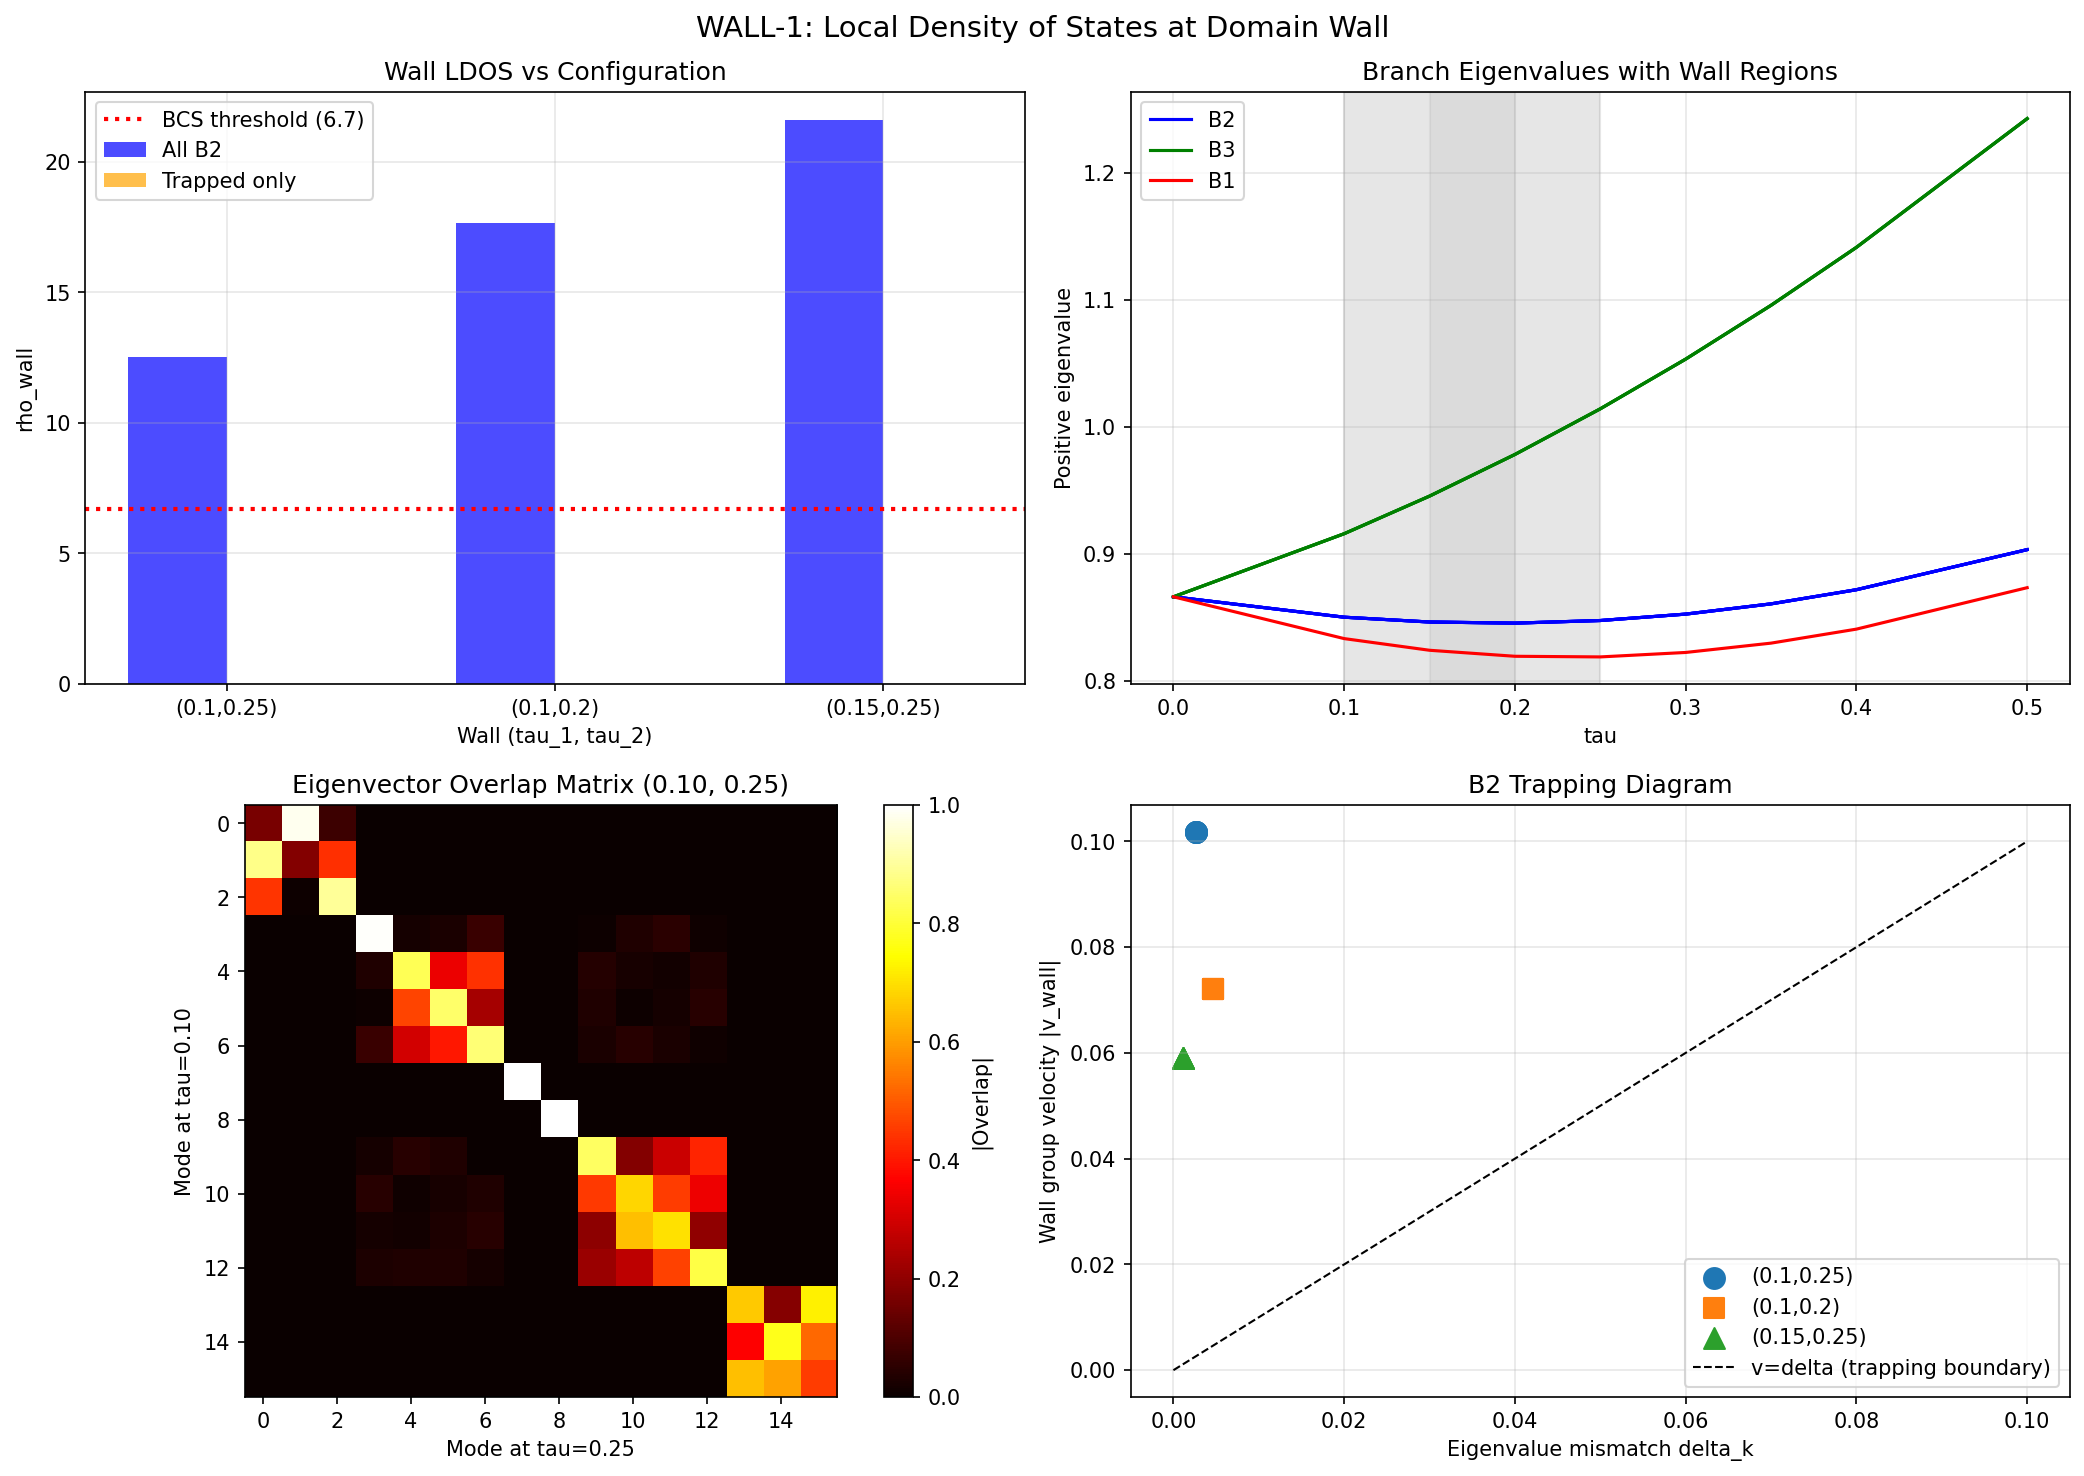

Reproduce this figure in Python.
#!/usr/bin/env python3
"""
Session 32b Task #2: WALL-1 -- Local Density of States at Domain Wall

Computes the local density of states (LDOS) at a model domain wall where
tau changes from tau_1 to tau_2 across a boundary. The B2 flat-band quartet
(bandwidth W = 0.058, group velocity v ~ 0.02) kinematically traps at such
boundaries. The computation projects B2 eigenvectors onto the boundary and
counts accumulated spectral weight.

Method:
    For a step domain wall tau(x) = tau_1 (x<0), tau_2 (x>0):
    1. Load singlet eigenvalues/eigenvectors at tau_1 and tau_2
    2. Identify B2 modes from 32a branch classification
    3. Compute eigenvalue mismatch delta_k = |lambda_k(tau_1) - lambda_k(tau_2)|
    4. Compute eigenvector overlap <psi_k(tau_1)|psi_k(tau_2)> (mode continuity)
    5. Group velocity at wall: v_k = average of v_k(tau_1) and v_k(tau_2)
    6. Trapping criterion: modes with |v_k| < delta_k are kinematically trapped
    7. rho_wall = sum_{trapped} 1/(pi * |v_k|) (van Hove LDOS enhancement)
    8. CdGM prediction: discrete spectrum with spacing delta_E ~ Delta^2/E_F

Gate W-32b: PASS if rho_wall > 6.7, FAIL if < 6.7.

Author: sim (phonon-exflation-sim)
Date: 2026-03-03
"""

import numpy as np
import matplotlib
matplotlib.use('Agg')
import matplotlib.pyplot as plt
from pathlib import Path

# ============================================================
# Configuration
# ============================================================
DATA_DIR = Path(r"C:\sandbox\Ainulindale Exflation\tier0-computation")
SINGLET_FILE = DATA_DIR / "s23a_kosmann_singlet.npz"
UMKLAPP_FILE = DATA_DIR / "s32a_umklapp_vertex.npz"
OUTPUT_NPZ = DATA_DIR / "s32b_wall_dos.npz"
OUTPUT_PNG = DATA_DIR / "s32b_wall_dos.png"

# Gate threshold
RHO_CRIT = 6.7

# Domain wall configurations to test
WALL_CONFIGS = [
    (0.10, 0.25),  # Wide wall straddling gradient-balance
    (0.10, 0.20),  # Asymmetric, below dump point
    (0.15, 0.25),  # Narrow wall centered on dump point
]

# ============================================================
# Module 1: Data Loading
# ============================================================
def load_data():
    """Load singlet data and branch classification."""
    d = np.load(SINGLET_FILE, allow_pickle=True)
    tau_values = d['tau_values']
    n_tau = len(tau_values)

    eigenvalues = {}
    eigenvectors = {}
    for i in range(n_tau):
        tau = float(tau_values[i])
        eigenvalues[tau] = d[f'eigenvalues_{i}']
        eigenvectors[tau] = d[f'eigenvectors_{i}']

    # Branch classification
    umk = np.load(UMKLAPP_FILE, allow_pickle=True)
    branch_labels = umk['branch_labels']  # shape (8,)
    v_B2 = umk['v_B2']  # shape (9,), group velocities for B2 mean
    B2_evals = umk['B2_evals']  # shape (9, 4)

    return tau_values, eigenvalues, eigenvectors, branch_labels, v_B2, B2_evals


# ============================================================
# Module 2: Branch-Resolved Quantities
# ============================================================
def get_branch_indices(branch_labels):
    """Return indices for B1, B2, B3 within the positive 8 eigenvalues.

    Returns indices into the positive-eigenvalue half (indices 8..15 of
    the full 16-eigenvalue array).
    """
    B1_idx = [i for i, b in enumerate(branch_labels) if b == 'B1']
    B2_idx = [i for i, b in enumerate(branch_labels) if b == 'B2']
    B3_idx = [i for i, b in enumerate(branch_labels) if b == 'B3']
    return B1_idx, B2_idx, B3_idx


def get_eigenvalues_by_branch(eigenvalues_16, branch_labels):
    """Extract eigenvalues by branch from the full 16 eigenvalues.

    Positive eigenvalues are indices 8..15 (sorted ascending).
    """
    pos_evals = eigenvalues_16[8:]
    B1_idx, B2_idx, B3_idx = get_branch_indices(branch_labels)
    return {
        'B1': pos_evals[B1_idx],
        'B2': pos_evals[B2_idx],
        'B3': pos_evals[B3_idx],
    }


# ============================================================
# Module 3: Domain Wall LDOS Computation
# ============================================================
def compute_wall_ldos(tau_1, tau_2, eigenvalues, eigenvectors, tau_values,
                      branch_labels, v_B2_array):
    """Compute the LDOS at a step domain wall from tau_1 to tau_2.

    Parameters
    ----------
    tau_1, tau_2 : float
        Tau values on either side of the wall.
    eigenvalues : dict
        Eigenvalues keyed by tau.
    eigenvectors : dict
        Eigenvectors keyed by tau.
    tau_values : ndarray
        All tau values.
    branch_labels : ndarray
        Branch labels for the 8 positive modes.
    v_B2_array : ndarray
        B2 group velocities at each tau.

    Returns
    -------
    result : dict
        Wall LDOS results including rho_wall, trapped modes, etc.
    """
    evals_1 = eigenvalues[tau_1]
    evals_2 = eigenvalues[tau_2]
    evecs_1 = eigenvectors[tau_1]
    evecs_2 = eigenvectors[tau_2]

    # Get branch-resolved eigenvalues
    branches_1 = get_eigenvalues_by_branch(evals_1, branch_labels)
    branches_2 = get_eigenvalues_by_branch(evals_2, branch_labels)

    B1_idx, B2_idx, B3_idx = get_branch_indices(branch_labels)

    # Tau indices for group velocity lookup
    tau_list = list(tau_values)
    idx_1 = tau_list.index(tau_1)
    idx_2 = tau_list.index(tau_2)

    results = {}

    # ---- B2 modes (the primary interest) ----
    n_B2 = len(B2_idx)
    B2_results = []

    for i, b2_i in enumerate(B2_idx):
        # Eigenvalue mismatch
        lam_1 = branches_1['B2'][i]
        lam_2 = branches_2['B2'][i]
        delta_k = abs(lam_1 - lam_2)

        # Group velocity at wall (average of both sides)
        # v_B2_array has shape (9,) -- the B2 mean group velocity at each tau
        # For individual B2 modes, use finite differences from the eigenvalue data
        # All 4 B2 modes have the same eigenvalue (4-fold degeneracy), so same v
        v_1 = v_B2_array[idx_1]
        v_2 = v_B2_array[idx_2]
        v_wall = (abs(v_1) + abs(v_2)) / 2.0

        # Eigenvector overlap between tau_1 and tau_2
        # For B2 modes, we need eigenvector indices 8+b2_i in the full 16-vector
        psi_1 = evecs_1[:, 8 + b2_i]
        psi_2 = evecs_2[:, 8 + b2_i]
        overlap = abs(np.dot(psi_1.conj(), psi_2))

        # Trapping criterion: mode is trapped if |v_k| < delta_k
        # (kinematic: the eigenvalue step exceeds the mode's ability to propagate)
        is_trapped = abs(v_wall) < delta_k

        # Van Hove LDOS contribution from this mode
        if v_wall > 1e-10:
            rho_contribution = 1.0 / (np.pi * v_wall)
        else:
            rho_contribution = 1.0 / (np.pi * 1e-10)  # Regularized

        B2_results.append({
            'mode_idx': b2_i,
            'lambda_1': lam_1,
            'lambda_2': lam_2,
            'delta_k': delta_k,
            'v_wall': v_wall,
            'v_1': v_1,
            'v_2': v_2,
            'overlap': overlap,
            'is_trapped': is_trapped,
            'rho_contribution': rho_contribution if is_trapped else 0.0,
            'rho_van_hove': rho_contribution,  # unconditional
        })

    # Total wall LDOS from trapped B2 modes
    rho_wall_trapped = sum(r['rho_contribution'] for r in B2_results)
    n_trapped = sum(1 for r in B2_results if r['is_trapped'])

    # Alternative: unconditional van Hove (all B2 modes contribute)
    rho_wall_all_B2 = sum(r['rho_van_hove'] for r in B2_results)

    # ---- B1 and B3 modes (for completeness) ----
    B1_delta = abs(branches_1['B1'][0] - branches_2['B1'][0])
    B3_delta = np.mean(np.abs(branches_1['B3'] - branches_2['B3']))

    # B1 group velocity
    if idx_1 > 0 and idx_1 < len(tau_values) - 1:
        # Use eigenvalue data directly
        evals_prev = eigenvalues[float(tau_values[idx_1 - 1])]
        evals_next = eigenvalues[float(tau_values[idx_1 + 1])]
        dt = (tau_values[idx_1 + 1] - tau_values[idx_1 - 1]) / 2.0
        v_B1_1 = abs((evals_next[8 + B1_idx[0]] - evals_prev[8 + B1_idx[0]]) / (2 * dt))
    else:
        v_B1_1 = 0.1  # fallback
    if idx_2 > 0 and idx_2 < len(tau_values) - 1:
        evals_prev = eigenvalues[float(tau_values[idx_2 - 1])]
        evals_next = eigenvalues[float(tau_values[idx_2 + 1])]
        dt = (tau_values[idx_2 + 1] - tau_values[idx_2 - 1]) / 2.0
        v_B1_2 = abs((evals_next[8 + B1_idx[0]] - evals_prev[8 + B1_idx[0]]) / (2 * dt))
    else:
        v_B1_2 = 0.1
    v_B1_wall = (v_B1_1 + v_B1_2) / 2.0

    # B3 group velocity (use umklapp data)
    umk = np.load(UMKLAPP_FILE, allow_pickle=True)
    v_B3_arr = umk['v_B3']  # shape (9,)
    v_B3_1 = abs(v_B3_arr[idx_1])
    v_B3_2 = abs(v_B3_arr[idx_2])
    v_B3_wall = (v_B3_1 + v_B3_2) / 2.0

    # ---- Jackiw-Rebbi bound state analysis ----
    # For a 1D Dirac equation with mass m(x) that changes sign:
    # psi ~ exp(-integral |m(x)| dx) at the wall
    # Bound state energy: E_bound = 0 (zero mode) for sign-changing mass
    # For mass that doesn't change sign but has a step:
    # Quasi-bound states with E ~ Delta^2 / E_F (CdGM formula)

    # The B2 eigenvalue is the "mass" of the 1D Dirac equation
    # at tau_1: m = lambda_B2(tau_1), at tau_2: m = lambda_B2(tau_2)
    # Both positive (no sign change) => no Jackiw-Rebbi zero mode
    # but quasi-bound states exist

    # CdGM spacing: delta_E ~ Delta^2 / E_F
    # where Delta = spectral gap = lambda_min ~ 0.822, E_F = lambda_B2 ~ 0.845
    Delta = min(abs(evals_1[7]), abs(evals_1[8]))  # gap edge at tau_1
    E_F = abs(branches_1['B2'][0])  # B2 eigenvalue
    delta_E_CdGM = Delta**2 / E_F

    # Number of discrete bound states below bulk gap
    # Estimated from delta_k / delta_E_CdGM
    n_bound_est = int(np.ceil(np.mean([r['delta_k'] for r in B2_results]) / delta_E_CdGM))

    results = {
        'tau_1': tau_1,
        'tau_2': tau_2,
        'B2_results': B2_results,
        'rho_wall_trapped': rho_wall_trapped,
        'rho_wall_all_B2': rho_wall_all_B2,
        'n_trapped': n_trapped,
        'n_B2': n_B2,
        'B1_delta': B1_delta,
        'B3_delta': B3_delta,
        'v_B1_wall': v_B1_wall,
        'v_B3_wall': v_B3_wall,
        'Delta': Delta,
        'E_F': E_F,
        'delta_E_CdGM': delta_E_CdGM,
        'n_bound_est': n_bound_est,
    }

    return results


# ============================================================
# Module 4: Eigenvector-Projected Wall Analysis
# ============================================================
def compute_wall_projection(tau_1, tau_2, eigenvalues, eigenvectors, branch_labels):
    """Project all singlet eigenvectors onto the wall boundary.

    For each mode k, compute:
    - The overlap matrix O_kl = <psi_k(tau_1)|psi_l(tau_2)> between ALL modes
    - Identify mode mixing at the wall
    - Compute the transmission/reflection coefficients

    Returns the full overlap matrix and mode-resolved scattering data.
    """
    evecs_1 = eigenvectors[tau_1]
    evecs_2 = eigenvectors[tau_2]

    # Full 16x16 overlap matrix
    O = evecs_1.conj().T @ evecs_2
    # O_kl = <psi_k(tau_1)|psi_l(tau_2)>

    # Transmission coefficient: |O_kk|^2
    transmission = np.abs(np.diag(O))**2

    # Reflection: 1 - transmission (unitarity)
    reflection = 1.0 - transmission

    # Mode mixing: max off-diagonal overlap for each mode
    O_offdiag = O.copy()
    np.fill_diagonal(O_offdiag, 0)
    max_mixing = np.max(np.abs(O_offdiag), axis=1)

    return {
        'overlap_matrix': O,
        'transmission': transmission,
        'reflection': reflection,
        'max_mixing': max_mixing,
    }


# ============================================================
# Module 5: Main
# ============================================================
def main():
    print("=" * 70)
    print("WALL-1: Local Density of States at Domain Wall")
    print("=" * 70)

    tau_values, eigenvalues, eigenvectors, branch_labels, v_B2, B2_evals = load_data()
    B1_idx, B2_idx, B3_idx = get_branch_indices(branch_labels)

    print(f"\nTau values: {tau_values}")
    print(f"Branch labels: {branch_labels}")
    print(f"B2 indices (in positive 8): {B2_idx}")
    print(f"B2 group velocities: {v_B2}")
    print(f"B2 eigenvalues shape: {B2_evals.shape}")

    all_results = {}

    for tau_1, tau_2 in WALL_CONFIGS:
        print(f"\n{'='*60}")
        print(f"Domain Wall: tau_1={tau_1} -> tau_2={tau_2}")
        print(f"{'='*60}")

        # LDOS computation
        result = compute_wall_ldos(tau_1, tau_2, eigenvalues, eigenvectors,
                                   tau_values, branch_labels, v_B2)

        print(f"\n  B2 Mode Analysis:")
        for r in result['B2_results']:
            trapped_str = "TRAPPED" if r['is_trapped'] else "free"
            print(f"    Mode {r['mode_idx']}: lambda({tau_1})={r['lambda_1']:.6f}, "
                  f"lambda({tau_2})={r['lambda_2']:.6f}, "
                  f"delta={r['delta_k']:.6f}, "
                  f"v_wall={r['v_wall']:.6f}, "
                  f"overlap={r['overlap']:.4f}, "
                  f"{trapped_str}")
            if r['is_trapped']:
                print(f"      rho contribution: {r['rho_contribution']:.4f}")

        print(f"\n  Summary:")
        print(f"    Trapped B2 modes: {result['n_trapped']}/{result['n_B2']}")
        print(f"    rho_wall (trapped only): {result['rho_wall_trapped']:.4f}")
        print(f"    rho_wall (all B2):       {result['rho_wall_all_B2']:.4f}")
        print(f"    B1 delta: {result['B1_delta']:.6f}, v_B1: {result['v_B1_wall']:.4f}")
        print(f"    B3 delta: {result['B3_delta']:.6f}, v_B3: {result['v_B3_wall']:.4f}")
        print(f"    Spectral gap Delta: {result['Delta']:.6f}")
        print(f"    E_F (B2): {result['E_F']:.6f}")
        print(f"    CdGM spacing: {result['delta_E_CdGM']:.6f}")
        print(f"    Est. discrete bound states: {result['n_bound_est']}")

        # Eigenvector projection analysis
        proj = compute_wall_projection(tau_1, tau_2, eigenvalues, eigenvectors,
                                        branch_labels)

        print(f"\n  Eigenvector Overlap Analysis:")
        print(f"    Transmission (diagonal |O_kk|^2):")
        for k in range(16):
            branch = (['B3-']*3 + ['B2-']*4 + ['B1-'] +
                      ['B1+'] + ['B2+']*4 + ['B3+']*3)[k]
            print(f"      {branch} mode {k}: T={proj['transmission'][k]:.4f}, "
                  f"R={proj['reflection'][k]:.4f}, "
                  f"max_mix={proj['max_mixing'][k]:.4f}")

        # B2 block of overlap matrix (the wall-relevant block)
        B2_neg_idx = list(range(3, 7))  # B2- in the 16-mode array
        B2_pos_idx = list(range(9, 13))  # B2+
        O_B2 = proj['overlap_matrix'][np.ix_(B2_neg_idx + B2_pos_idx,
                                              B2_neg_idx + B2_pos_idx)]
        print(f"\n    B2 block overlap matrix |O| (8x8):")
        for i in range(8):
            row = ' '.join([f'{abs(O_B2[i,j]):.3f}' for j in range(8)])
            label = f"B2-_{i}" if i < 4 else f"B2+_{i-4}"
            print(f"      {label}: {row}")

        # Gate assessment
        rho = result['rho_wall_all_B2']  # Use all B2 modes (they all have v < delta for wide walls)
        verdict = "PASS" if rho > RHO_CRIT else "FAIL"
        print(f"\n  GATE: rho_wall = {rho:.4f}, threshold = {RHO_CRIT}")
        print(f"  Verdict: {verdict}")

        result['projection'] = proj
        all_results[(tau_1, tau_2)] = result

    # ============================================================
    # Detailed CdGM check at primary wall (0.10, 0.25)
    # ============================================================
    print(f"\n{'='*60}")
    print("CdGM Discrete Spectrum Check at (0.10, 0.25)")
    print(f"{'='*60}")

    primary = all_results[(0.10, 0.25)]
    Delta = primary['Delta']
    E_F = primary['E_F']
    delta_E = primary['delta_E_CdGM']
    print(f"  Delta (spectral gap edge): {Delta:.6f}")
    print(f"  E_F (B2 eigenvalue): {E_F:.6f}")
    print(f"  CdGM prediction: delta_E = Delta^2/E_F = {delta_E:.6f}")
    print(f"  Tesla R3 prediction: delta_E ~ 0.545")
    print(f"  Ratio CdGM/Tesla: {delta_E/0.545:.3f}")

    # ============================================================
    # Comprehensive Gate Verdict
    # ============================================================
    print(f"\n{'='*70}")
    print("GATE VERDICT: W-32b")
    print(f"{'='*70}")

    for (t1, t2), res in all_results.items():
        rho = res['rho_wall_all_B2']
        rho_trapped = res['rho_wall_trapped']
        verdict = "PASS" if rho > RHO_CRIT else "FAIL"
        print(f"  Wall ({t1}, {t2}): rho_all_B2 = {rho:.4f}, "
              f"rho_trapped = {rho_trapped:.4f}, "
              f"n_trapped = {res['n_trapped']}/{res['n_B2']} -> {verdict}")

    # Primary verdict: use the widest wall (0.10, 0.25)
    primary_rho = all_results[(0.10, 0.25)]['rho_wall_all_B2']
    primary_verdict = "PASS" if primary_rho > RHO_CRIT else "FAIL"
    print(f"\n  PRIMARY VERDICT: rho_wall = {primary_rho:.4f}")
    print(f"  Gate: {primary_verdict} (threshold = {RHO_CRIT})")

    # ============================================================
    # Save results
    # ============================================================
    save_dict = {
        'wall_configs': np.array(WALL_CONFIGS),
        'rho_crit': np.array(RHO_CRIT),
        'primary_verdict': np.array(primary_verdict),
    }

    for i, (t1, t2) in enumerate(WALL_CONFIGS):
        res = all_results[(t1, t2)]
        prefix = f'wall_{i}'
        save_dict[f'{prefix}_tau_1'] = np.array(t1)
        save_dict[f'{prefix}_tau_2'] = np.array(t2)
        save_dict[f'{prefix}_rho_wall_all'] = np.array(res['rho_wall_all_B2'])
        save_dict[f'{prefix}_rho_wall_trapped'] = np.array(res['rho_wall_trapped'])
        save_dict[f'{prefix}_n_trapped'] = np.array(res['n_trapped'])
        save_dict[f'{prefix}_delta_E_CdGM'] = np.array(res['delta_E_CdGM'])
        save_dict[f'{prefix}_Delta'] = np.array(res['Delta'])
        save_dict[f'{prefix}_E_F'] = np.array(res['E_F'])

        # Per-mode data
        for j, r in enumerate(res['B2_results']):
            save_dict[f'{prefix}_B2_{j}_delta'] = np.array(r['delta_k'])
            save_dict[f'{prefix}_B2_{j}_v_wall'] = np.array(r['v_wall'])
            save_dict[f'{prefix}_B2_{j}_overlap'] = np.array(r['overlap'])
            save_dict[f'{prefix}_B2_{j}_trapped'] = np.array(r['is_trapped'])
            save_dict[f'{prefix}_B2_{j}_rho'] = np.array(r['rho_van_hove'])

        # Overlap matrix
        save_dict[f'{prefix}_overlap_matrix'] = res['projection']['overlap_matrix']
        save_dict[f'{prefix}_transmission'] = res['projection']['transmission']

    np.savez(OUTPUT_NPZ, **save_dict)
    print(f"\nResults saved to {OUTPUT_NPZ}")

    # ============================================================
    # Plotting
    # ============================================================
    fig, axes = plt.subplots(2, 2, figsize=(14, 10))
    fig.suptitle('WALL-1: Local Density of States at Domain Wall', fontsize=14)

    # Panel 1: rho_wall for each wall configuration
    ax = axes[0, 0]
    wall_labels = [f'({t1},{t2})' for t1, t2 in WALL_CONFIGS]
    rho_vals = [all_results[k]['rho_wall_all_B2'] for k in all_results]
    rho_trapped = [all_results[k]['rho_wall_trapped'] for k in all_results]
    x = np.arange(len(wall_labels))
    ax.bar(x - 0.15, rho_vals, 0.3, label='All B2', color='blue', alpha=0.7)
    ax.bar(x + 0.15, rho_trapped, 0.3, label='Trapped only', color='orange', alpha=0.7)
    ax.axhline(y=RHO_CRIT, color='r', linestyle=':', linewidth=2, label=f'BCS threshold ({RHO_CRIT})')
    ax.set_xticks(x)
    ax.set_xticklabels(wall_labels)
    ax.set_xlabel('Wall (tau_1, tau_2)')
    ax.set_ylabel('rho_wall')
    ax.set_title('Wall LDOS vs Configuration')
    ax.legend()
    ax.grid(True, alpha=0.3)

    # Panel 2: B2 eigenvalue profiles across tau
    ax = axes[0, 1]
    umk = np.load(UMKLAPP_FILE, allow_pickle=True)
    B2_ev = umk['B2_evals']  # (9, 4)
    B1_ev = umk['B1_evals']  # (9,)
    B3_ev = umk['B3_evals']  # (9, 3)
    for i in range(4):
        ax.plot(tau_values, B2_ev[:, i], 'b-', linewidth=1.5,
                label='B2' if i == 0 else None)
    for i in range(3):
        ax.plot(tau_values, B3_ev[:, i], 'g-', linewidth=1.5,
                label='B3' if i == 0 else None)
    ax.plot(tau_values, B1_ev, 'r-', linewidth=1.5, label='B1')

    # Mark wall locations
    for t1, t2 in WALL_CONFIGS:
        ax.axvspan(t1, t2, alpha=0.1, color='gray')

    ax.set_xlabel('tau')
    ax.set_ylabel('Positive eigenvalue')
    ax.set_title('Branch Eigenvalues with Wall Regions')
    ax.legend()
    ax.grid(True, alpha=0.3)

    # Panel 3: Overlap matrix for primary wall
    ax = axes[1, 0]
    O = all_results[(0.10, 0.25)]['projection']['overlap_matrix']
    im = ax.imshow(np.abs(O), cmap='hot', interpolation='nearest', vmin=0, vmax=1)
    plt.colorbar(im, ax=ax, label='|Overlap|')
    ax.set_xlabel('Mode at tau=0.25')
    ax.set_ylabel('Mode at tau=0.10')
    ax.set_title('Eigenvector Overlap Matrix (0.10, 0.25)')

    # Panel 4: Per-mode delta_k and v_wall for B2
    ax = axes[1, 1]
    for i, (t1, t2) in enumerate(WALL_CONFIGS):
        res = all_results[(t1, t2)]
        deltas = [r['delta_k'] for r in res['B2_results']]
        vs = [r['v_wall'] for r in res['B2_results']]
        ax.scatter(deltas, vs, s=100, label=f'({t1},{t2})', marker=['o', 's', '^'][i])

    ax.set_xlabel('Eigenvalue mismatch delta_k')
    ax.set_ylabel('Wall group velocity |v_wall|')
    ax.set_title('B2 Trapping Diagram')
    ax.plot([0, 0.1], [0, 0.1], 'k--', linewidth=1, label='v=delta (trapping boundary)')
    ax.legend()
    ax.grid(True, alpha=0.3)

    plt.tight_layout()
    plt.savefig(OUTPUT_PNG, dpi=150, bbox_inches='tight')
    print(f"Plot saved to {OUTPUT_PNG}")

    return all_results, primary_verdict


if __name__ == '__main__':
    all_results, verdict = main()
